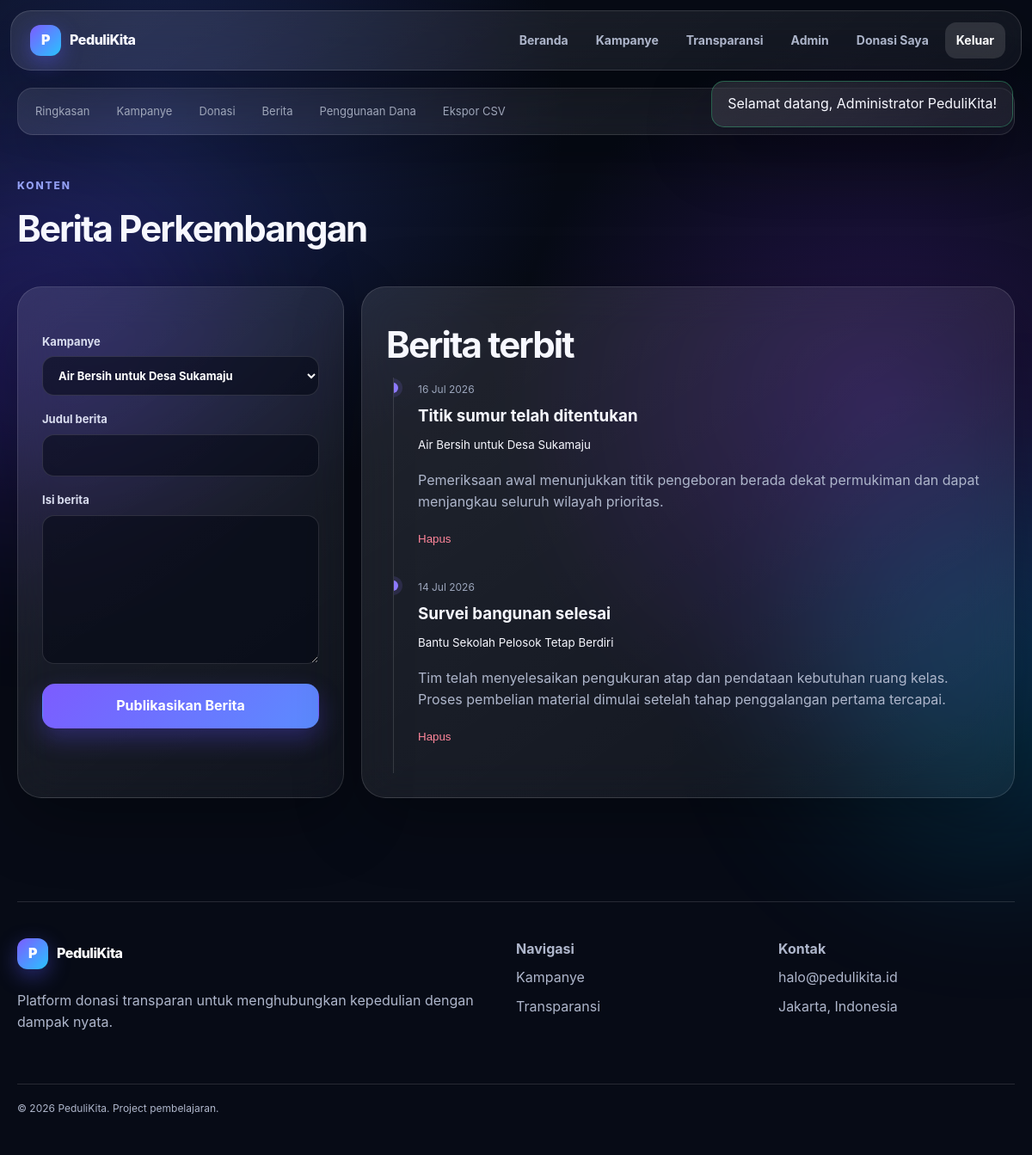
The page /admin/updates.php (signed in) on the database its author committed.
### tables this page shows
CREATE TABLE campaign_updates (
    id INTEGER PRIMARY KEY AUTOINCREMENT,
    campaign_id INTEGER NOT NULL,
    title TEXT NOT NULL,
    content TEXT NOT NULL,
    image TEXT,
    created_at TEXT NOT NULL DEFAULT CURRENT_TIMESTAMP,
    FOREIGN KEY(campaign_id) REFERENCES campaigns(id) ON DELETE CASCADE
);

### config.php (called while the page is built, shortened)
<?php
function db(): PDO
{
    static $pdo = null;
    if ($pdo instanceof PDO) {
        return $pdo;
    }
    $pdo = new PDO('sqlite:' . DB_PATH, null, null, [
        PDO::ATTR_ERRMODE => PDO::ERRMODE_EXCEPTION,
        PDO::ATTR_DEFAULT_FETCH_MODE => PDO::FETCH_ASSOC,
    ]);
    $pdo->exec('PRAGMA foreign_keys = ON');
    return $pdo;
}

### helpers.php (called while the page is built, shortened)
<?php
require_once __DIR__ . '/config.php';
function e(?string $value): string { return htmlspecialchars((string)$value, ENT_QUOTES, 'UTF-8'); }

### admin/updates.php (the view, shortened to what this page needs)
<?php
require_once dirname(__DIR__).'/helpers.php';require_admin();$pageTitle='Berita Kampanye';
$campaigns=db()->query("SELECT id,title FROM campaigns ORDER BY title")->fetchAll();$rows=db()->query("SELECT u.*,c.title campaign_title FROM campaign_updates u JOIN campaigns c ON c.id=u.campaign_id ORDER BY u.created_at DESC")->fetchAll();include dirname(__DIR__).'/partials/header.php';include __DIR__.'/nav.php';?>
<section class="admin-content container"><div class="admin-heading"><div><span class="eyebrow">Konten</span><h1>Berita Perkembangan</h1></div></div><div class="admin-split"><div class="glass form-card"><form method="post" class="stack-form"><?=csrf_field()?><label>Kampanye<select name="campaign_id" required><?php foreach($campaigns as $c):?><option value="<?=$c['id']?>"><?=e($c['title'])?></option><?php endforeach;?></select></label><label>Judul berita<input name="title" required></label><label>Isi berita<textarea name="content" rows="7" required></textarea></label><button class="btn primary">Publikasikan Berita</button></form></div><div class="glass panel"><h2>Berita terbit</h2><div class="timeline admin-timeline"><?php foreach($rows as $r):?><article><time><?=date('d M Y',strtotime($r['created_at']))?></time><h3><?=e($r['title'])?></h3><small><?=e($r['campaign_title'])?></small><p><?=e($r['content'])?></p><form method="post" onsubmit="return confirm('Hapus berita?')"><?=csrf_field()?><input type="hidden" name="action" value="delete"><input type="hidden" name="id" value="<?=$r['id']?>"><button class="text-danger">Hapus</button></form></article><?php endforeach;?></div></div></div></section>
<?php include dirname(__DIR__).'/partials/footer.php'; ?>

### assets/css/style.css (style rules this page uses)
:root { --bg:#070b16;--panel:rgba(255,255,255,.08);--panel-strong:rgba(255,255,255,.12);--line:rgba(255,255,255,.13);--text:#f7f8ff;--muted:#aeb6cb;--primary:#7c5cff;--primary2:#29c3ff;--success:#39d98a;--warning:#ffbd5a;--danger:#ff647c;--radius:26px;--shadow:0 24px 80px rgba(0,0,0,.32) }
* { box-sizing:border-box }
html { scroll-behavior:smooth }
body { margin:0;font-family:Inter,ui-sans-serif,system-ui,-apple-system,BlinkMacSystemFont,"Segoe UI",sans-serif;background:radial-gradient(circle at 15% 10%,#182350 0,transparent 30%),radial-gradient(circle at 85% 35%,#25154d 0,transparent 32%),var(--bg);color:var(--text);min-height:100vh;line-height:1.6 }
.container { width:min(1160px,calc(100% - 32px));margin-inline:auto }
.glass { background:linear-gradient(145deg,rgba(255,255,255,.105),rgba(255,255,255,.045));border:1px solid var(--line);box-shadow:var(--shadow);backdrop-filter:blur(24px);-webkit-backdrop-filter:blur(24px) }
.eyebrow { text-transform:uppercase;letter-spacing:.16em;font-size:12px;font-weight:800;color:#9aa7ff }
.btn { display:inline-flex;justify-content:center;align-items:center;gap:8px;border:1px solid transparent;border-radius:15px;padding:12px 18px;color:#fff;font:inherit;font-weight:750;cursor:pointer;transition:.2s;background:none }
.btn.primary { background:linear-gradient(135deg,var(--primary),#5b8cff);box-shadow:0 12px 28px rgba(93,76,255,.3) }
.section-head,.admin-heading { display:flex;justify-content:space-between;align-items:end;gap:20px;margin-bottom:28px }
.section-head h2,.panel h2,.admin-heading h1 { font-size:clamp(28px,4vw,42px);letter-spacing:-.045em;margin:5px 0 }
.panel,.form-card { border-radius:28px;padding:28px }
input,select,textarea { width:100%;border:1px solid rgba(255,255,255,.13);background:rgba(4,8,20,.56);color:white;border-radius:14px;padding:13px 14px;font:inherit;outline:none }
select option { background:#11162a }
.timeline { border-left:1px solid var(--line);margin-left:8px;padding-left:28px }
.timeline article { position:relative;padding:0 0 30px }
.timeline article:before { content:"";position:absolute;width:12px;height:12px;border-radius:50%;background:#8d79ff;left:-35px;top:6px;box-shadow:0 0 0 5px rgba(141,121,255,.15) }
.timeline time { font-size:12px;color:#9da7bd }
.timeline h3 { margin:5px 0 }
.timeline p { color:var(--muted) }
label { font-size:13px;font-weight:700;color:#d9ddef }
label input,label select,label textarea { margin-top:7px }
.stack-form { display:grid;gap:17px;margin:25px 0 }
.admin-content { padding:45px 0 90px }
.admin-heading { align-items:center }
.admin-split { display:grid;grid-template-columns:380px 1fr;gap:20px }
.admin-timeline { max-height:700px;overflow:auto }
.text-danger { border:0;background:none;color:#ff879b;cursor:pointer;padding:0 }

### rows shown on the page
campaign_updates: created_at "16 Jul 2026", title "Titik sumur telah ditentukan", campaign_title "Air Bersih untuk Desa Sukamaju", content "Pemeriksaan awal menunjukkan titik pengeboran berada dekat permukiman dan dapat menjangkau seluruh wilayah prioritas."
campaign_updates: created_at "14 Jul 2026", title "Survei bangunan selesai", campaign_title "Bantu Sekolah Pelosok Tetap Berdiri", content "Tim telah menyelesaikan pengukuran atap dan pendataan kebutuhan ruang kelas. Proses pembelian material dimulai setelah tahap penggalangan pertama tercapai."

### other values the page prints
$f['message'] "Selamat datang, Administrator PeduliKita!"
form field campaign_id "Air Bersih untuk Desa Sukamaju"
